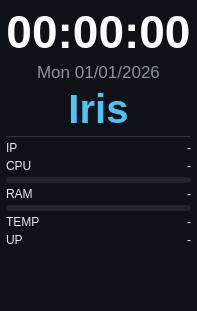
<?xml version="1.0" encoding="UTF-8"?>
<ui version="4.0">
 <class>MainWindow</class>
 <widget class="QMainWindow" name="MainWindow">
  <property name="geometry">
   <rect>
    <x>0</x>
    <y>0</y>
    <width>192</width>
    <height>311</height>
   </rect>
  </property>
  <property name="windowTitle">
   <string>BBB Dashboard</string>
  </property>
  <property name="styleSheet">
   <string notr="true">QWidget { background: #0E1116; color: #E6EDF3; }
QLabel#clockLabel { font-size: 46px; font-weight: bold; color: #FFFFFF; }
QLabel#dateLabel { font-size: 17px; color: #8B949E; }
QLabel#hostLabel { font-size: 40px; color: #4FC3F7;font-weight: bold; }
QLabel[class=&quot;name&quot;] { font-size: 14px; font-weight: bold; color: #8B949E; }
QLabel[class=&quot;value&quot;] { font-size: 18px; font-weight: bold; }
QFrame#line { background: #30363D; }
QProgressBar { background: #21262D; border: none; border-radius: 3px; max-height: 6px; min-height: 6px; }
QProgressBar::chunk { background: #4FC3F7; border-radius: 3px; }</string>
  </property>
  <widget class="QWidget" name="centralwidget">
   <layout class="QVBoxLayout" name="rootLayout">
    <property name="spacing">
     <number>4</number>
    </property>
    <property name="leftMargin">
     <number>6</number>
    </property>
    <property name="topMargin">
     <number>6</number>
    </property>
    <property name="rightMargin">
     <number>6</number>
    </property>
    <property name="bottomMargin">
     <number>6</number>
    </property>
    <item>
     <widget class="QLabel" name="clockLabel">
      <property name="text">
       <string>00:00:00</string>
      </property>
      <property name="alignment">
       <set>Qt::AlignHCenter</set>
      </property>
     </widget>
    </item>
    <item>
     <widget class="QLabel" name="dateLabel">
      <property name="text">
       <string>Mon 01/01/2026</string>
      </property>
      <property name="alignment">
       <set>Qt::AlignHCenter</set>
      </property>
     </widget>
    </item>
    <item>
     <widget class="QLabel" name="hostLabel">
      <property name="text">
       <string>Iris</string>
      </property>
      <property name="alignment">
       <set>Qt::AlignHCenter</set>
      </property>
     </widget>
    </item>
    <item>
     <widget class="QFrame" name="line">
      <property name="minimumSize">
       <size>
        <width>0</width>
        <height>1</height>
       </size>
      </property>
      <property name="maximumSize">
       <size>
        <width>16777215</width>
        <height>1</height>
       </size>
      </property>
      <property name="frameShape">
       <enum>QFrame::NoFrame</enum>
      </property>
     </widget>
    </item>
    <item>
     <layout class="QHBoxLayout" name="ipRow">
      <item>
       <widget class="QLabel" name="ipName">
        <property name="text">
         <string>IP</string>
        </property>
        <property name="class" stdset="0">
         <string>name</string>
        </property>
       </widget>
      </item>
      <item>
       <widget class="QLabel" name="ipValue">
        <property name="sizePolicy">
         <sizepolicy hsizetype="Expanding" vsizetype="Preferred">
          <horstretch>1</horstretch>
          <verstretch>0</verstretch>
         </sizepolicy>
        </property>
        <property name="text">
         <string>-</string>
        </property>
        <property name="alignment">
         <set>Qt::AlignRight|Qt::AlignTrailing|Qt::AlignVCenter</set>
        </property>
        <property name="class" stdset="0">
         <string>value</string>
        </property>
       </widget>
      </item>
     </layout>
    </item>
    <item>
     <layout class="QHBoxLayout" name="cpuRow">
      <item>
       <widget class="QLabel" name="cpuName">
        <property name="text">
         <string>CPU</string>
        </property>
        <property name="class" stdset="0">
         <string>name</string>
        </property>
       </widget>
      </item>
      <item>
       <widget class="QLabel" name="cpuValue">
        <property name="sizePolicy">
         <sizepolicy hsizetype="Expanding" vsizetype="Preferred">
          <horstretch>1</horstretch>
          <verstretch>0</verstretch>
         </sizepolicy>
        </property>
        <property name="text">
         <string>-</string>
        </property>
        <property name="alignment">
         <set>Qt::AlignRight|Qt::AlignTrailing|Qt::AlignVCenter</set>
        </property>
        <property name="class" stdset="0">
         <string>value</string>
        </property>
       </widget>
      </item>
     </layout>
    </item>
    <item>
     <widget class="QProgressBar" name="cpuBar">
      <property name="value">
       <number>0</number>
      </property>
      <property name="textVisible">
       <bool>false</bool>
      </property>
     </widget>
    </item>
    <item>
     <layout class="QHBoxLayout" name="ramRow">
      <item>
       <widget class="QLabel" name="ramName">
        <property name="text">
         <string>RAM</string>
        </property>
        <property name="class" stdset="0">
         <string>name</string>
        </property>
       </widget>
      </item>
      <item>
       <widget class="QLabel" name="ramValue">
        <property name="sizePolicy">
         <sizepolicy hsizetype="Expanding" vsizetype="Preferred">
          <horstretch>1</horstretch>
          <verstretch>0</verstretch>
         </sizepolicy>
        </property>
        <property name="text">
         <string>-</string>
        </property>
        <property name="alignment">
         <set>Qt::AlignRight|Qt::AlignTrailing|Qt::AlignVCenter</set>
        </property>
        <property name="class" stdset="0">
         <string>value</string>
        </property>
       </widget>
      </item>
     </layout>
    </item>
    <item>
     <widget class="QProgressBar" name="ramBar">
      <property name="value">
       <number>0</number>
      </property>
      <property name="textVisible">
       <bool>false</bool>
      </property>
     </widget>
    </item>
    <item>
     <layout class="QHBoxLayout" name="tempRow">
      <item>
       <widget class="QLabel" name="tempName">
        <property name="text">
         <string>TEMP</string>
        </property>
        <property name="class" stdset="0">
         <string>name</string>
        </property>
       </widget>
      </item>
      <item>
       <widget class="QLabel" name="tempValue">
        <property name="sizePolicy">
         <sizepolicy hsizetype="Expanding" vsizetype="Preferred">
          <horstretch>1</horstretch>
          <verstretch>0</verstretch>
         </sizepolicy>
        </property>
        <property name="text">
         <string>-</string>
        </property>
        <property name="alignment">
         <set>Qt::AlignRight|Qt::AlignTrailing|Qt::AlignVCenter</set>
        </property>
        <property name="class" stdset="0">
         <string>value</string>
        </property>
       </widget>
      </item>
     </layout>
    </item>
    <item>
     <layout class="QHBoxLayout" name="upRow">
      <item>
       <widget class="QLabel" name="upName">
        <property name="text">
         <string>UP</string>
        </property>
        <property name="class" stdset="0">
         <string>name</string>
        </property>
       </widget>
      </item>
      <item>
       <widget class="QLabel" name="upValue">
        <property name="sizePolicy">
         <sizepolicy hsizetype="Expanding" vsizetype="Preferred">
          <horstretch>1</horstretch>
          <verstretch>0</verstretch>
         </sizepolicy>
        </property>
        <property name="text">
         <string>-</string>
        </property>
        <property name="alignment">
         <set>Qt::AlignRight|Qt::AlignTrailing|Qt::AlignVCenter</set>
        </property>
        <property name="class" stdset="0">
         <string>value</string>
        </property>
       </widget>
      </item>
     </layout>
    </item>
    <item>
     <spacer name="bottomSpacer">
      <property name="orientation">
       <enum>Qt::Vertical</enum>
      </property>
      <property name="sizeHint" stdset="0">
       <size>
        <width>0</width>
        <height>0</height>
       </size>
      </property>
     </spacer>
    </item>
   </layout>
  </widget>
 </widget>
 <resources/>
 <connections/>
</ui>
